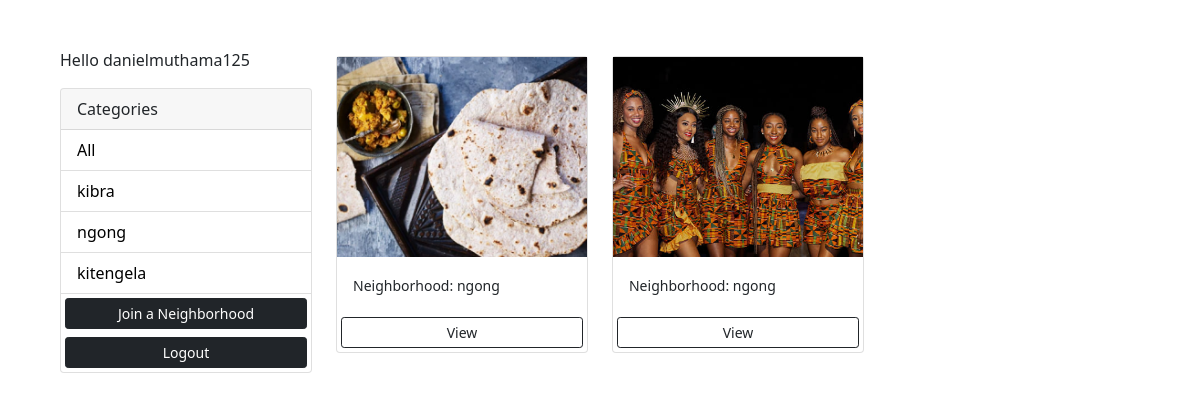
Screenshot of /?category=ngong (signed in) with the database file from the repository.
### photos/models.py (models this page shows, shortened)
class Category(models.Model):
    class Meta:
        verbose_name = 'Category'
        verbose_name_plural = 'Categories'
    user = models.ForeignKey(
        User, on_delete=models.SET_NULL, null=True, blank=True)
    name = models.CharField(max_length=100, null=False, blank=False)

class Photo(models.Model):
    class Meta:
        verbose_name = 'Photo'
        verbose_name_plural = 'Photos'
    category = models.ForeignKey(
        Category, on_delete=models.SET_NULL, null=True, blank=True)
    image = models.ImageField(null=False, blank=False)
    description = models.TextField()

### photos/views.py (the view)
# urls.py: path('', views.gallery, name='gallery'),
@login_required(login_url='login')
def gallery(request):
    user = request.user
    category = request.GET.get('category')
    if category == None:
        photos = Photo.objects.filter(category__user=user)
    else:
        photos = Photo.objects.filter(
            category__name=category, category__user=user)
    categories = Category.objects.filter(user=user)
    context = {'categories': categories, 'photos': photos}
    return render(request, 'photos/gallery.html', context)

### photos/templates/photos/gallery.html (shortened to what this page needs)
<!DOCTYPE html>
<html lang="en">
<head>
    <link href="https://cdn.jsdelivr.net/npm/bootstrap@5.0.0-beta1/dist/css/bootstrap.min.css" rel="stylesheet">
</head>
<body class="m-5">
    <div class="container">
        <div class="row">
            <div class="col-md-3">
                {% if request.user.is_authenticated %}
                <p>Hello {{request.user}}</p>
                {% endif %}
                <div class="card">
                    <div class="card-header">
                        Categories
                    </div>
                    <ul class="list-group list-group-flush">
                        <li class="list-group-item">
                            <a href="{% url 'gallery' %}">All</a>
                        </li>
                        {% for category in categories %}
                        <li class=" list-group-item">
                            <a href="{% url 'gallery' %}?category={{category.name}}">
                                {{category.name}}
                            </a>
                        </li>
                        {% endfor %}
                        <a href="{% url 'add' %}" class="btn btn-dark btn-block btn-sm m-1">Join a Neighborhood</a>
                        <a href="{% url 'logout' %}" class="btn btn-dark btn-block btn-sm m-1">Logout</a>
                    </ul>
                </div>
            </div>
            <div class="col-md-9">
                <div class="row">
                    {% for photo in photos %}
                    <div class="col-md-4">
                        <div class="card my-2">
                            <img class="image-thumbail" src="{{photo.image.url}}" alt="Card image cap">
                            <div class="card-body">
                                <small>Neighborhood: {{photo.category.name}}</small>
                            </div>
                            <a href="{% url 'photo' photo.id %}" class="btn btn-outline-dark btn-sm m-1">View</a>
                        </div>
                    </div>
                    {% empty %}
                    <h3>No photos...</h3>
                    {% endfor %}
                </div>
            </div>
        </div>
    </div>
</body>
</html>

### photos/templates/photos/gallery.html (style rules this page uses)
.image-thumbail { height: 200px; object-fit: cover; }
.list-group-item a { text-decoration: none; color: black; }

### rows the page displays
Category: name "kibra"
Category: name "ngong"
Category: name "kitengela"
Photo: image (picture), category.name "ngong"
Photo: image (picture), category.name "ngong"

### other values shown
{{ request.user }} "danielmuthama125"
